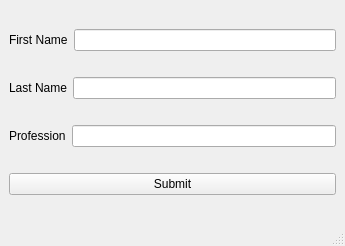
<?xml version="1.0" encoding="UTF-8"?>
<ui version="4.0">
 <class>MainWindow</class>
 <widget class="QMainWindow" name="MainWindow">
  <property name="geometry">
   <rect>
    <x>0</x>
    <y>0</y>
    <width>345</width>
    <height>246</height>
   </rect>
  </property>
  <property name="windowTitle">
   <string>MainWindow</string>
  </property>
  <widget class="QWidget" name="centralwidget">
   <layout class="QHBoxLayout" name="horizontalLayout_4">
    <item>
     <layout class="QVBoxLayout" name="verticalLayout">
      <item>
       <layout class="QHBoxLayout" name="horizontalLayout">
        <item>
         <widget class="QLabel" name="firstNameLabel">
          <property name="text">
           <string>First Name</string>
          </property>
         </widget>
        </item>
        <item>
         <widget class="QLineEdit" name="firstNameLineEdit"/>
        </item>
       </layout>
      </item>
      <item>
       <layout class="QHBoxLayout" name="horizontalLayout_2">
        <item>
         <widget class="QLabel" name="lastNameLabel">
          <property name="text">
           <string>Last Name</string>
          </property>
         </widget>
        </item>
        <item>
         <widget class="QLineEdit" name="lastNameLineEdit"/>
        </item>
       </layout>
      </item>
      <item>
       <layout class="QHBoxLayout" name="horizontalLayout_3">
        <item>
         <widget class="QLabel" name="professionLabel">
          <property name="text">
           <string>Profession</string>
          </property>
         </widget>
        </item>
        <item>
         <widget class="QLineEdit" name="professionLineEdit"/>
        </item>
       </layout>
      </item>
      <item>
       <widget class="QPushButton" name="submitButton">
        <property name="text">
         <string>Submit</string>
        </property>
       </widget>
      </item>
     </layout>
    </item>
   </layout>
  </widget>
  <widget class="QMenuBar" name="menubar">
   <property name="geometry">
    <rect>
     <x>0</x>
     <y>0</y>
     <width>345</width>
     <height>21</height>
    </rect>
   </property>
  </widget>
  <widget class="QStatusBar" name="statusbar"/>
 </widget>
 <resources/>
 <connections/>
</ui>
